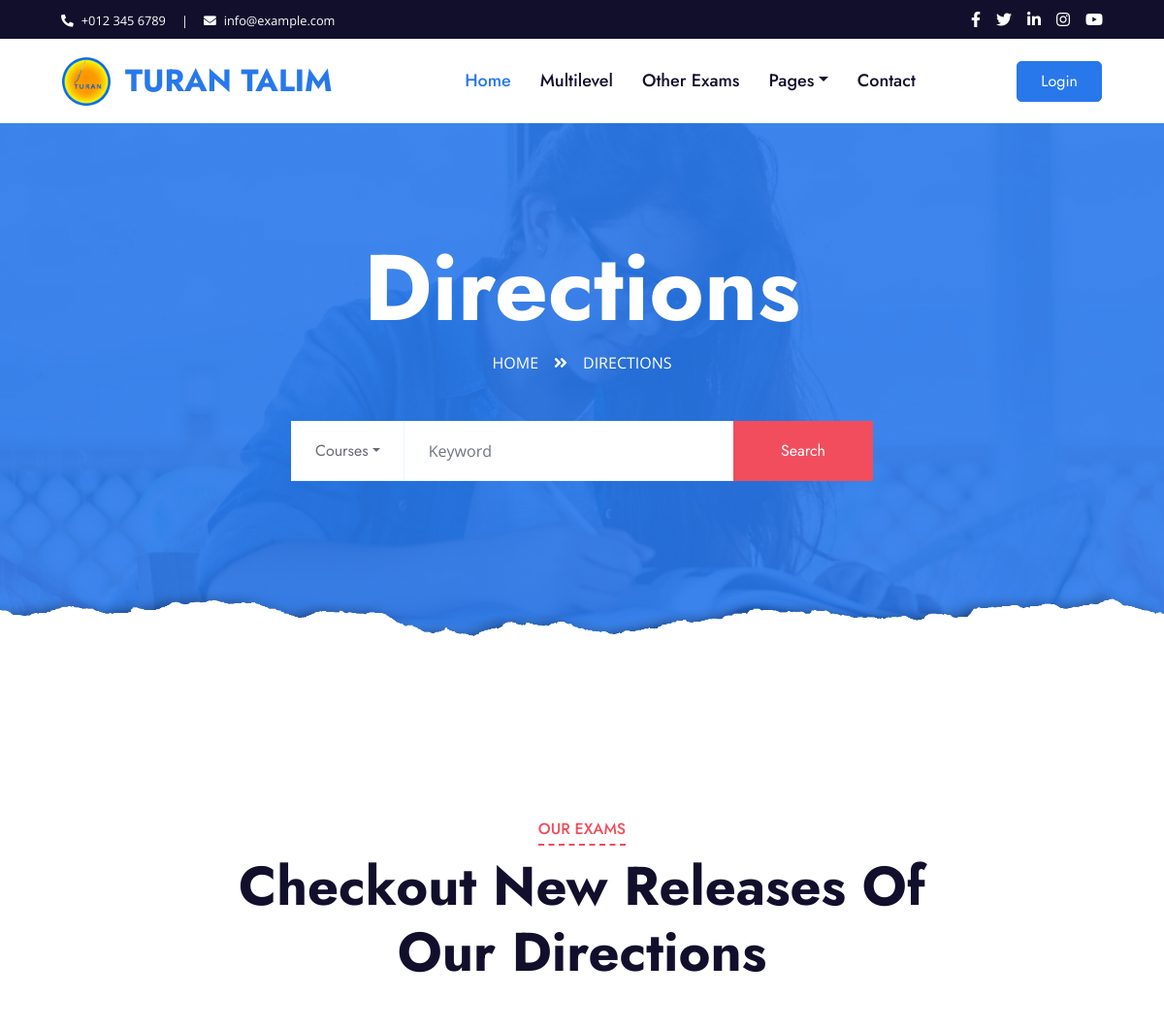
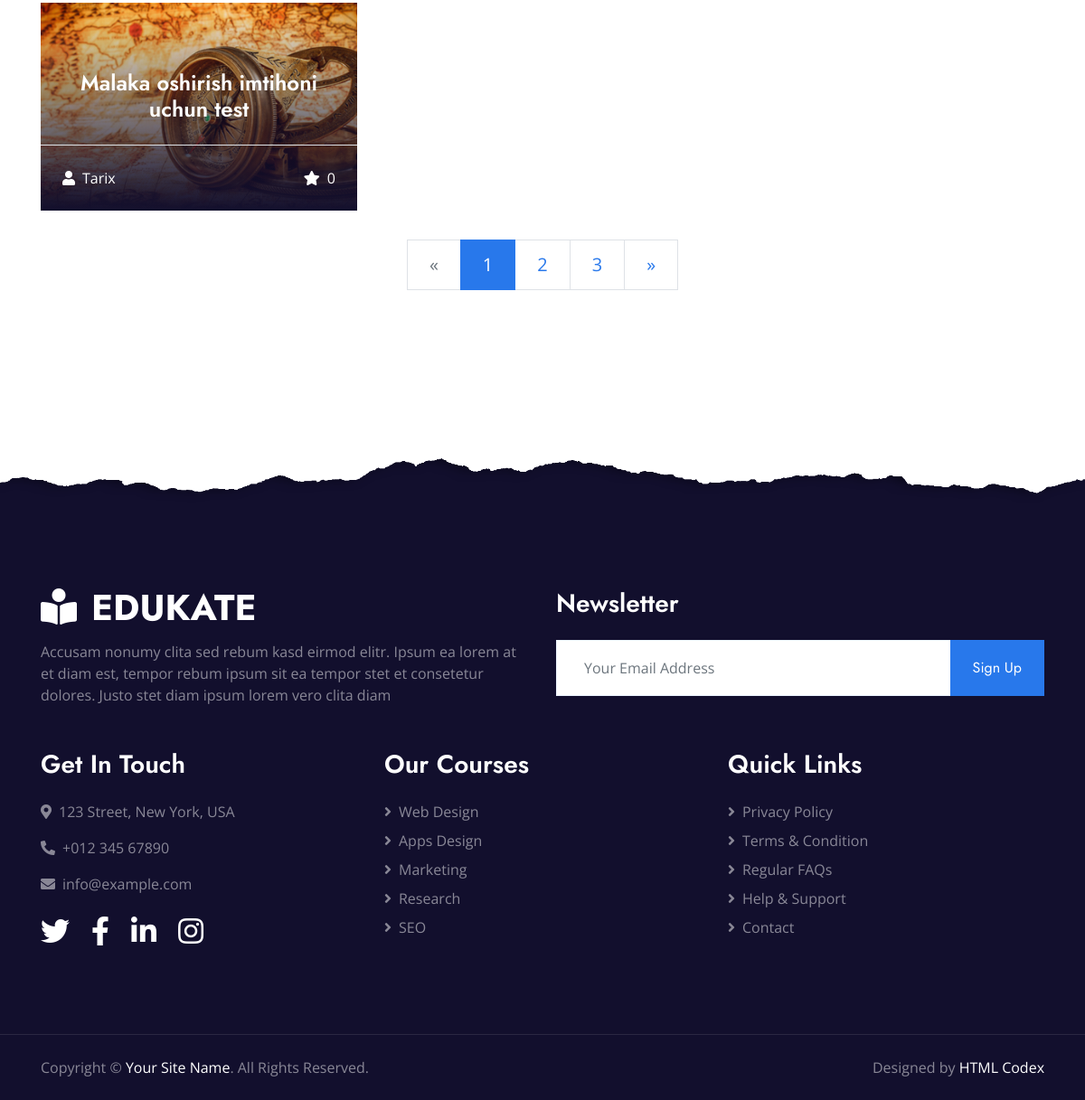
Page /exam/direction/1 on the committed database (2 pictures, top to bottom).
### exams/models.py (models this page shows, shortened)
class Exam(models.Model):
    title = models.CharField(max_length=150, verbose_name="Sarlavha")
    picture = models.ImageField(upload_to='exams/', verbose_name="Rasm")
    text = models.TextField(verbose_name="Imtixon matni", null=True, blank=True)
    description = models.TextField(verbose_name="Tavsif")
    direction = models.ForeignKey(Direction, on_delete=models.SET_NULL, null=True, verbose_name="Yo'nalish")
    submitters = models.IntegerField(default=0, verbose_name="Yuboruvchilar soni")
    def show_picture(self):
        if self.picture:
            return format_html(
                '<img src="{}" width="100" style="max-height:50px; object-fit: cover;" />',
                self.picture.url
            )
        return "(No Image)"
    show_picture.short_description = "Imtihon rasmi"

class Direction(models.Model):
    picture = models.ImageField(upload_to='directions/', verbose_name="Rasm")
    title = models.CharField(max_length=150, verbose_name="Sarlavha")
    language = models.ForeignKey(Language, on_delete=models.SET_NULL, null=True, verbose_name="Til")
    mark = models.IntegerField(default=0, verbose_name="Bahosi")
    learners = models.IntegerField(default=0, verbose_name="O'quvchilar soni")
    def show_picture(self):
        if self.picture:
            return format_html(
                '<img src="{}" width="100" style="max-height:50px; object-fit: cover;" />',
                self.picture.url
            )
        return "(No Image)"
    show_picture.short_description = "Yo'nalish rasmi"

### exams/views.py (the view, shortened to what this page needs)
# urls.py: path('direction/<int:direction>', ExamListView.as_view(), name='direction-detail'),
class ExamListView(View):
    def get(self, request, direction):
        exams = Exam.objects.filter(direction=direction)
        context = {
            'user': request.user,
            'exams': exams
        }
        return render(request, 'exams.html', context)

### templates/exams.html (shortened to what this page needs)
{% extends 'base.html' %}
{% load static %}
{% block content %}
    <div class="jumbotron jumbotron-fluid page-header position-relative overlay-bottom" style="margin-bottom: 90px;">
        <div class="container text-center py-5">
            <h1 class="text-white display-1">Directions</h1>
            <div class="d-inline-flex text-white mb-5">
                <p class="m-0 text-uppercase"><a class="text-white" href="/">Home</a></p>
                <i class="fa fa-angle-double-right pt-1 px-3"></i>
                <p class="m-0 text-uppercase">Directions</p>
            </div>
            <div class="mx-auto mb-5" style="width: 100%; max-width: 600px;">
                <div class="input-group">
                    <div class="input-group-prepend">
                        <button class="btn btn-outline-light bg-white text-body px-4 dropdown-toggle" type="button" data-toggle="dropdown"
                            aria-haspopup="true" aria-expanded="false">Courses</button>
                    </div>
                    <input type="text" class="form-control border-light" style="padding: 30px 25px;" placeholder="Keyword">
                    <div class="input-group-append">
                        <button class="btn btn-secondary px-4 px-lg-5">Search</button>
                    </div>
                </div>
            </div>
        </div>
    </div>
    <div class="container-fluid py-5">
        <div class="container py-5">
            <div class="row mx-0 justify-content-center">
                <div class="col-lg-8">
                    <div class="section-title text-center position-relative mb-5">
                        <h6 class="d-inline-block position-relative text-secondary text-uppercase pb-2">Our Exams</h6>
                        <h1 class="display-4">Checkout New Releases Of Our Directions</h1>
                    </div>
                </div>
            </div>
            <div class="row">
                {% for exam in exams %}
                <div class="col-lg-4 col-md-6 pb-4">
                    <a class="courses-list-item position-relative d-block overflow-hidden mb-2" href="/exam/detail/{{ exam.id }}">
                        <img class="img-fluid" src="{{ exam.picture.url }}" alt="">
                        <div class="courses-text">
                            <h4 class="text-center text-white px-3">{{ exam.title}}</h4>
                            <div class="border-top w-100 mt-3">
                                <div class="d-flex justify-content-between p-4">
                                    <span class="text-white"><i class="fa fa-user mr-2"></i>{{ exam.direction.title }}</span>
                                    <span class="text-white"><i class="fa fa-star mr-2"></i>{{ exam.submitters }}</span>
                                </div>
                            </div>
                        </div>
                    </a>
                </div>
                {% endfor %}
                <div class="col-12">
                    <nav aria-label="Page navigation">
                        <ul class="pagination pagination-lg justify-content-center mb-0">
                          <li class="page-item disabled">
                            <a class="page-link rounded-0" href="#" aria-label="Previous">
                              <span aria-hidden="true">&laquo;</span>
                            </a>
                          </li>
                          <li class="page-item active"><a class="page-link" href="#">1</a></li>
                          <li class="page-item"><a class="page-link" href="#">2</a></li>
                          <li class="page-item"><a class="page-link" href="#">3</a></li>
                          <li class="page-item">
                            <a class="page-link rounded-0" href="#" aria-label="Next">
                              <span aria-hidden="true">&raquo;</span>
                            </a>
                          </li>
                        </ul>
                      </nav>
                </div>
            </div>
        </div>
    </div>
{% endblock %}

### rows in the picture
Exam: picture (picture), title "Malaka oshirish imtihoni uchun test", direction "Tarix", submitters "0"
